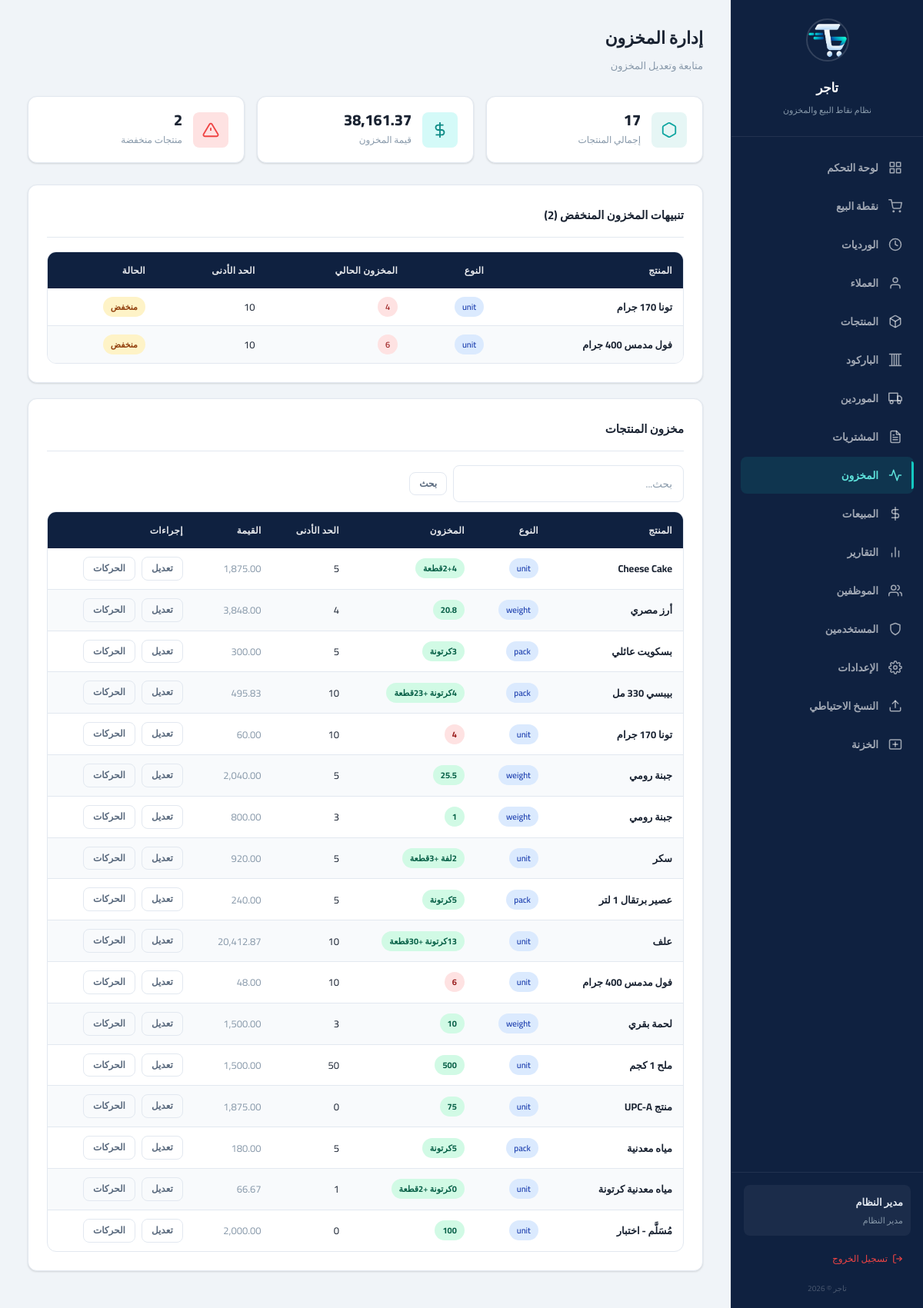
Screenshot of /?page=inventory (signed in) with the database file from the repository.
### tables this page shows
CREATE TABLE products (
    id INTEGER PRIMARY KEY AUTOINCREMENT,
    name TEXT NOT NULL,
    barcode TEXT DEFAULT NULL,
    plu_code TEXT DEFAULT NULL,
    type TEXT NOT NULL DEFAULT 'unit' CHECK(type IN ('unit', 'pack', 'weight')),
    purchase_price REAL NOT NULL DEFAULT 0,
    sale_price_unit REAL NOT NULL DEFAULT 0,
    sale_price_pack REAL DEFAULT NULL,
    pack_quantity INTEGER DEFAULT NULL,
    stock_quantity REAL NOT NULL DEFAULT 0,
    min_stock REAL NOT NULL DEFAULT 0,
    category TEXT DEFAULT NULL,
    notes TEXT DEFAULT NULL,
    is_active INTEGER NOT NULL DEFAULT 1,
    created_at TEXT NOT NULL DEFAULT (datetime('now', 'localtime')),
    updated_at TEXT NOT NULL DEFAULT (datetime('now', 'localtime'))
, pack_type TEXT DEFAULT 'كرتونة', pack_unit_quantity INTEGER DEFAULT NULL, pack_purchase_price REAL DEFAULT NULL, pack_sale_price REAL DEFAULT NULL, barcode2 TEXT DEFAULT NULL, barcode3 TEXT DEFAULT NULL, category_id INTEGER DEFAULT NULL);

### www/app/controllers/InventoryController.php (called while the page is built, shortened)
<?php
class InventoryController {
    private $inventoryService;
    public function __construct() {
        $this->inventoryService = new InventoryService();
    }
    public function index() {
        $products = (new ProductService())->getAll($_GET['search'] ?? '');
        $lowStock = $this->inventoryService->getLowStock();
        $summary = $this->inventoryService->getSummary();
        include APP_PATH . '/views/layout/header.php';
        include APP_PATH . '/views/inventory/index.php';
        include APP_PATH . '/views/layout/footer.php';
    }
}

### www/app/services/InventoryService.php (called while the page is built, shortened)
<?php
class InventoryService {
    private $productRepo;
    public function __construct() {
        $this->productRepo = new ProductRepository();
    }
    public function getLowStock() {
        return $this->productRepo->getLowStock();
    }
    public function getSummary() {
        $db = Database::getInstance()->getConnection();
        $stmt = $db->prepare("SELECT COUNT(*) as total_products,
                              SUM(stock_quantity * purchase_price) as total_value,
                              COUNT(CASE WHEN stock_quantity <= min_stock AND min_stock > 0 THEN 1 END) as low_stock_count
                              FROM products WHERE is_active = 1");
        $stmt->execute();
        return $stmt->fetch();
    }
}

### www/app/config/database.php (called while the page is built, shortened)
<?php
class Database {
    private static $instance = null;
    private $pdo;
    private function __construct() {
        $this->dbPath = __DIR__ . '/../../data/pos_system.db';
        try {
            $this->pdo = new PDO('sqlite:' . $this->dbPath);
            $this->pdo->setAttribute(PDO::ATTR_ERRMODE, PDO::ERRMODE_EXCEPTION);
            $this->pdo->setAttribute(PDO::ATTR_DEFAULT_FETCH_MODE, PDO::FETCH_ASSOC);
            $this->pdo->exec('PRAGMA journal_mode = WAL');
            $this->pdo->exec('PRAGMA foreign_keys = ON');
            $this->pdo->exec('PRAGMA busy_timeout = 5000');
            $this->pdo->exec('PRAGMA synchronous = NORMAL');
            $this->pdo->exec('PRAGMA cache_size = -8000');
            $this->pdo->exec('PRAGMA temp_store = MEMORY');
        } catch (PDOException $e) {
            die('Database connection failed: ' . $e->getMessage());
        }
    }
    public static function getInstance() {
        if (self::$instance === null) {
            self::$instance = new self();
        }
        return self::$instance;
    }
    public function getConnection() {
        return $this->pdo;
    }
    public function migrate() {
        $this->pdo->exec(
            "CREATE TABLE IF NOT EXISTS migrations (
                id INTEGER PRIMARY KEY AUTOINCREMENT,
                filename TEXT NOT NULL UNIQUE,
                applied_at TEXT NOT NULL DEFAULT (datetime('now', 'localtime'))
            )"
        );
    }
}

### www/app/repositories/ProductRepository.php (called while the page is built, shortened)
<?php
class ProductRepository {
    private $db;
    public function __construct() {
        $this->db = Database::getInstance()->getConnection();
    }
    public function getAll($search = '', $category = '', $type = '') {
        $sql = "SELECT * FROM products WHERE is_active = 1";
        $params = [];
        $sql .= " ORDER BY name ASC";
        $stmt = $this->db->prepare($sql);
        $stmt->execute($params);
        return $stmt->fetchAll();
    }
    public function getLowStock() {
        $stmt = $this->db->prepare(
            "SELECT * FROM products WHERE is_active = 1 AND stock_quantity <= min_stock AND min_stock > 0 ORDER BY stock_quantity ASC"
        );
        $stmt->execute();
        return $stmt->fetchAll();
    }
}

### www/app/services/ProductService.php (called while the page is built, shortened)
<?php
class ProductService {
    private $productRepo;
    public function __construct() {
        $this->productRepo = new ProductRepository();
    }
    public function getAll($search = '', $category = '', $type = '') {
        return $this->productRepo->getAll($search, $category, $type);
    }
}

### www/app/views/inventory/index.php (the view, shortened to what this page needs)
<div class="page-header">
    <div>
        <h1>إدارة المخزون</h1>
        <p class="subtitle">متابعة وتعديل المخزون</p>
    </div>
</div>
<div class="stats-grid">
    <div class="stat-card">
        <div class="stat-icon purple">
            <svg viewBox="0 0 24 24" fill="none" stroke="currentColor" stroke-width="2"><path d="M21 16V8a2 2 0 0 0-1-1.73l-7-4a2 2 0 0 0-2 0l-7 4A2 2 0 0 0 3 8v8a2 2 0 0 0 1 1.73l7 4a2 2 0 0 0 2 0l7-4A2 2 0 0 0 21 16z"></path></svg>
        </div>
        <div class="stat-info">
            <h4><?= $summary['total_products'] ?? 0 ?></h4>
            <p>إجمالي المنتجات</p>
        </div>
    </div>
    <div class="stat-card">
        <div class="stat-icon teal">
            <svg viewBox="0 0 24 24" fill="none" stroke="currentColor" stroke-width="2"><line x1="12" y1="1" x2="12" y2="23"></line><path d="M17 5H9.5a3.5 3.5 0 0 0 0 7h5a3.5 3.5 0 0 1 0 7H6"></path></svg>
        </div>
        <div class="stat-info">
            <h4><?= number_format($summary['total_value'] ?? 0, 2) ?></h4>
            <p>قيمة المخزون</p>
        </div>
    </div>
    <div class="stat-card">
        <div class="stat-icon red">
            <svg viewBox="0 0 24 24" fill="none" stroke="currentColor" stroke-width="2"><path d="M10.29 3.86L1.82 18a2 2 0 0 0 1.71 3h16.94a2 2 0 0 0 1.71-3L13.71 3.86a2 2 0 0 0-3.42 0z"></path><line x1="12" y1="9" x2="12" y2="13"></line><line x1="12" y1="17" x2="12.01" y2="17"></line></svg>
        </div>
        <div class="stat-info">
            <h4><?= $summary['low_stock_count'] ?? 0 ?></h4>
            <p>منتجات منخفضة</p>
        </div>
    </div>
</div>
<?php if (!empty($lowStock)): ?>
<div class="card">
    <div class="card-header">
        <h3>تنبيهات المخزون المنخفض (<?= count($lowStock) ?>)</h3>
    </div>
    <div class="table-wrapper">
        <table>
            <thead>
                <tr>
                    <th>المنتج</th>
                    <th>النوع</th>
                    <th>المخزون الحالي</th>
                    <th>الحد الأدنى</th>
                    <th>الحالة</th>
                </tr>
            </thead>
            <tbody>
                <?php foreach ($lowStock as $p): ?>
                <tr>
                    <td class="fw-bold"><?= htmlspecialchars($p['name']) ?></td>
                    <td><span class="badge badge-info"><?= $p['type'] ?></span></td>
                    <td><span class="badge badge-danger"><?= $p['stock_quantity'] ?></span></td>
                    <td><?= $p['min_stock'] ?></td>
                    <td>
                        <?php if ($p['stock_quantity'] <= 0): ?>
                            <span class="badge badge-danger">نفد</span>
                        <?php else: ?>
                            <span class="badge badge-warning">منخفض</span>
                        <?php endif; ?>
                    </td>
                </tr>
                <?php endforeach; ?>
            </tbody>
        </table>
    </div>
</div>
<?php endif; ?>
<div class="card">
    <div class="card-header">
        <h3>مخزون المنتجات</h3>
    </div>
    <div style="margin-bottom:12px;">
        <form style="display:flex;align-items:center;gap:8px;" method="GET">
            <input type="text" name="search" class="form-control" style="max-width:300px;" placeholder="بحث..." value="<?= htmlspecialchars($_GET['search'] ?? '') ?>">
            <button type="submit" class="btn btn-outline btn-sm">بحث</button>
        </form>
    </div>
    <div class="table-wrapper">
        <table>
            <thead>
                <tr>
                    <th>المنتج</th>
                    <th>النوع</th>
                    <th>المخزون</th>
                    <th>الحد الأدنى</th>
                    <th>القيمة</th>
                    <th>إجراءات</th>
                </tr>
            </thead>
            <tbody>
                <?php foreach ($products as $p): ?>
                <tr>
                    <td class="fw-bold"><?= htmlspecialchars($p['name']) ?></td>
                    <td><span class="badge badge-info"><?= $p['type'] ?></span></td>
                    <td>
                        <?php
                        $stockQty = $p['stock_quantity'];
                        $packQty = $p['pack_unit_quantity'] ?? 1;
                        $badgeClass = ($p['min_stock'] > 0 && $stockQty <= $p['min_stock']) ? 'badge-danger' : 'badge-success';
                        if ($packQty > 1) {
                            $packs = floor($stockQty / $packQty);
                            $units = $stockQty % $packQty;
                            $packName = $p['pack_type'] ?? 'عبوة';
                            $unitName = $p['type'] === 'weight' ? 'كيلو' : 'قطعة';
                            $display = "<strong>{$packs}</strong> {$packName}";
                            if ($units > 0) {
                                $display .= " + <strong>{$units}</strong> {$unitName}";
                            }
                        } else {
                            $display = "<strong>{$stockQty}</strong>";
                        }
                        ?>
                        <span class="badge <?= $badgeClass ?>"><?= $display ?></span>
                    </td>
                    <td><?= $p['min_stock'] ?></td>
                    <td class="text-muted"><?= number_format($p['stock_quantity'] * $p['purchase_price'], 2) ?></td>
                    <td>
                        <div class="btn-group">
                            <button class="btn btn-sm btn-outline" onclick="openAdjust(<?= $p['id'] ?>)">تعديل</button>
                            <button class="btn btn-sm btn-ghost" onclick="viewMoves(<?= $p['id'] ?>)">الحركات</button>
                        </div>
                    </td>
                </tr>
                <?php endforeach; ?>
            </tbody>
        </table>
    </div>
</div>

### rows the page displays
products: name "تونا 170 جرام", type "unit", stock_quantity "4", min_stock "10", shows "منخفض", $p['stock_quantity'] * $p['purchase_price'] "60.00"
products: name "فول مدمس 400 جرام", type "unit", stock_quantity "6", min_stock "10", shows "منخفض", $p['stock_quantity'] * $p['purchase_price'] "48.00"
products: name "Cheese Cake", type "unit", packs "4", units "2", type "قطعة", min_stock "5", $p['stock_quantity'] * $p['purchase_price'] "1,875.00"
products: name "أرز مصري", type "weight", stock_quantity "20.8", min_stock "4", $p['stock_quantity'] * $p['purchase_price'] "3,848.00"
products: name "بسكويت عائلي", type "pack", packs "3", pack_type "كرتونة", min_stock "5", $p['stock_quantity'] * $p['purchase_price'] "300.00"
products: name "بيبسي 330 مل", type "pack", packs "4", pack_type "كرتونة", units "23", type "قطعة", min_stock "10", $p['stock_quantity'] * $p['purchase_price'] "495.83"
products: name "جبنة رومي", type "weight", stock_quantity "25.5", min_stock "5", $p['stock_quantity'] * $p['purchase_price'] "2,040.00"
products: name "جبنة رومي", type "weight", packs "1", min_stock "3", $p['stock_quantity'] * $p['purchase_price'] "800.00"
products: name "سكر", type "unit", packs "2", pack_type "لفة", units "3", type "قطعة", min_stock "5", $p['stock_quantity'] * $p['purchase_price'] "920.00"
products: name "عصير برتقال 1 لتر", type "pack", packs "5", pack_type "كرتونة", min_stock "5", $p['stock_quantity'] * $p['purchase_price'] "240.00"
products: name "علف", type "unit", packs "13", pack_type "كرتونة", units "30", type "قطعة", min_stock "10", $p['stock_quantity'] * $p['purchase_price'] "20,412.87"
products: name "لحمة بقري", type "weight", stock_quantity "10", min_stock "3", $p['stock_quantity'] * $p['purchase_price'] "1,500.00"
products: name "ملح 1 كجم", type "unit", stock_quantity "500", min_stock "50", $p['stock_quantity'] * $p['purchase_price'] "1,500.00"
products: name "منتج UPC-A", type "unit", stock_quantity "75", min_stock "0", $p['stock_quantity'] * $p['purchase_price'] "1,875.00"
products: name "مياه معدنية", type "pack", packs "5", pack_type "كرتونة", min_stock "5", $p['stock_quantity'] * $p['purchase_price'] "180.00"
products: name "مياه معدنية كرتونة", type "unit", packs "0", pack_type "كرتونة", stock_quantity "2", type "قطعة", min_stock "1", $p['stock_quantity'] * $p['purchase_price'] "66.67"
products: name "مُسَلَّم - اختبار", type "unit", stock_quantity "100", min_stock "0", $p['stock_quantity'] * $p['purchase_price'] "2,000.00"

### other values shown
$currentUser['name'] "مدير النظام"
$roleLabels[$currentUser['role']] "مدير النظام"
$summary['total_products'] "17"
$summary['total_value'] "38,161.37"
$summary['low_stock_count'] "2"
count($lowStock) "2"
